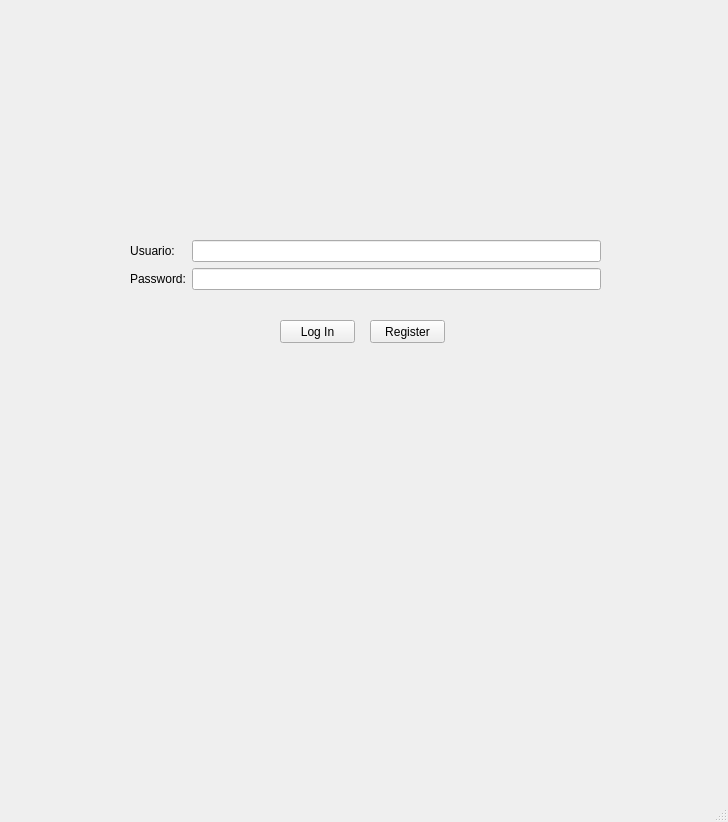
<?xml version="1.0" encoding="UTF-8"?>
<ui version="4.0">
 <class>mainWindow</class>
 <widget class="QMainWindow" name="mainWindow">
  <property name="geometry">
   <rect>
    <x>0</x>
    <y>0</y>
    <width>728</width>
    <height>822</height>
   </rect>
  </property>
  <property name="windowTitle">
   <string>MainWindow</string>
  </property>
  <widget class="QWidget" name="centralwidget">
   <widget class="QWidget" name="formLayoutWidget">
    <property name="geometry">
     <rect>
      <x>130</x>
      <y>240</y>
      <width>471</width>
      <height>71</height>
     </rect>
    </property>
    <layout class="QFormLayout" name="formLayout">
     <item row="2" column="0">
      <widget class="QLabel" name="label_2">
       <property name="text">
        <string>Usuario:</string>
       </property>
       <property name="alignment">
        <set>Qt::AlignCenter</set>
       </property>
      </widget>
     </item>
     <item row="2" column="1">
      <widget class="QLineEdit" name="lineEdit"/>
     </item>
     <item row="3" column="0">
      <widget class="QLabel" name="passwordLabel">
       <property name="text">
        <string>Password:</string>
       </property>
      </widget>
     </item>
     <item row="3" column="1">
      <widget class="QLineEdit" name="passwordLineEdit">
       <property name="echoMode">
        <enum>QLineEdit::Password</enum>
       </property>
      </widget>
     </item>
    </layout>
   </widget>
   <widget class="QPushButton" name="pushButton">
    <property name="geometry">
     <rect>
      <x>280</x>
      <y>320</y>
      <width>75</width>
      <height>23</height>
     </rect>
    </property>
    <property name="text">
     <string>Log In</string>
    </property>
   </widget>
   <widget class="QPushButton" name="pushButton_2">
    <property name="geometry">
     <rect>
      <x>370</x>
      <y>320</y>
      <width>75</width>
      <height>23</height>
     </rect>
    </property>
    <property name="text">
     <string>Register</string>
    </property>
   </widget>
   <widget class="QLabel" name="label_3">
    <property name="geometry">
     <rect>
      <x>120</x>
      <y>370</y>
      <width>501</width>
      <height>371</height>
     </rect>
    </property>
    <property name="text">
     <string>&lt;html&gt;&lt;head/&gt;&lt;body&gt;&lt;p&gt;&lt;img src=&quot;:/Piscina/piscinacomunitaria.jpg&quot;/&gt;&lt;/p&gt;&lt;/body&gt;&lt;/html&gt;</string>
    </property>
   </widget>
   <widget class="QLabel" name="label_4">
    <property name="geometry">
     <rect>
      <x>260</x>
      <y>30</y>
      <width>201</width>
      <height>201</height>
     </rect>
    </property>
    <property name="text">
     <string>&lt;html&gt;&lt;head/&gt;&lt;body&gt;&lt;p&gt;&lt;img src=&quot;:/Logo/Logo.png&quot; width=&quot;200&quot; height=&quot;200&quot;/&gt;&lt;/p&gt;&lt;/body&gt;&lt;/html&gt;</string>
    </property>
   </widget>
   <widget class="QLabel" name="label">
    <property name="geometry">
     <rect>
      <x>300</x>
      <y>300</y>
      <width>121</width>
      <height>16</height>
     </rect>
    </property>
    <property name="text">
     <string/>
    </property>
    <property name="alignment">
     <set>Qt::AlignCenter</set>
    </property>
   </widget>
  </widget>
  <widget class="QMenuBar" name="menubar">
   <property name="geometry">
    <rect>
     <x>0</x>
     <y>0</y>
     <width>728</width>
     <height>21</height>
    </rect>
   </property>
  </widget>
  <widget class="QStatusBar" name="statusbar"/>
 </widget>
 <resources>
  <include location="../Others/Resources.qrc"/>
 </resources>
 <connections/>
</ui>
